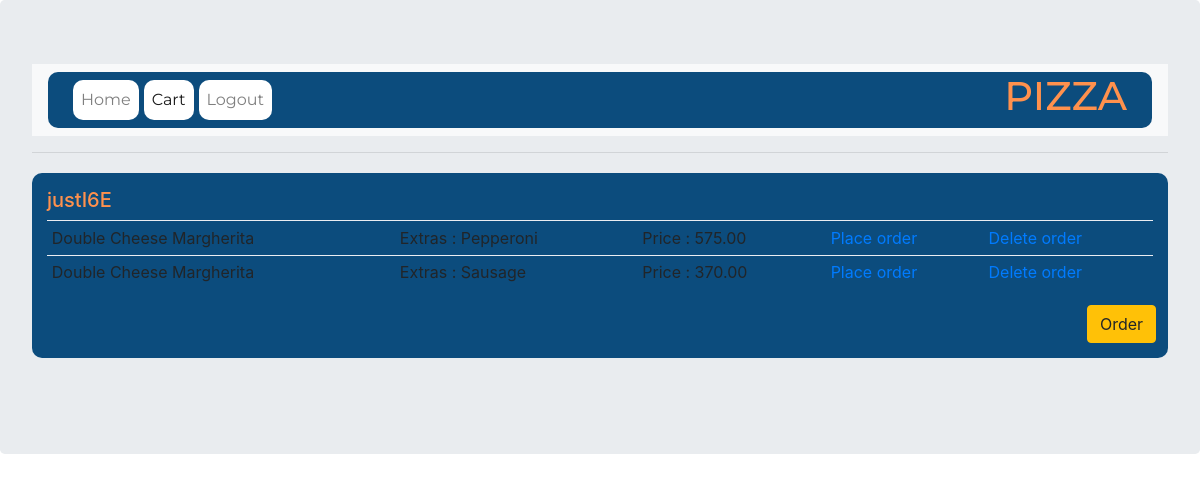
Screenshot of /show_cart (signed in) with the database file from the repository.
### orders/models.py (models this page shows)
class Cart(models.Model):
	item = models.CharField(max_length=64)
	price = models.DecimalField(max_digits=5,decimal_places=2)
	extras = models.CharField(max_length=64 , null=True, blank=True)
	user = models.ManyToManyField(User , related_name="member")

### orders/views.py (the view)
# urls.py: path("show_cart" , views.show_cart , name="show_cart"),
def show_cart(request):
    cart = Cart.objects.filter(user=request.user)
    context = {
        "cart": cart,
        "user": request.user.username
    }
    return render(request, "orders/cart.html", context)

### orders/templates/orders/cart.html (shortened to what this page needs)
{% extends "orders/base.html" %}
{% block body %}
<nav class="navbar navbar-expand-lg navbar-light bg-light" >
  	<div class="collapse navbar-collapse" id="navbarSupportedContent" style="
  	     background-color: #0C4C7D;
         border-radius: 10px;
         font-family: 'Montserrat', sans-serif;
         padding-left: 25px; padding-right: 25px;">
    <ul class="navbar-nav mr-auto">
      <li class="nav-item" style="background-color: white; border-radius: 10px;">
        <a class="nav-link" href="{% url 'index' %}" >Home</a>
      </li>
     <li class="nav-item active" style="background-color: white; border-radius: 10px; margin-left: 5px;">
        <a class="nav-link" href="{% url 'show_cart' %}">Cart</a>
      </li>
      <li class="nav-item" style="background-color: white; border-radius: 10px; margin-left: 5px;">
        <a class="nav-link" href="{% url 'logout' %}">Logout</a>
      </li>
    </ul>
    <h1>PIZZA</h1>
	</div>
</nav>
<hr>
<div class="jumbotron" style="
        background-color: #0C4C7D;
        border-radius: 10px;
        padding: 15px;
        margin-top: 20px;">
        <h5>{{ user }}</h5>
        <table class="table table-sm table-hover">
            {% for c in cart %}
            <tr>
                <td>{{ c.item }}</td>
                <td>Extras : {{c.extras}}</td>
                <td>Price : {{c.price}}</td>
                <td><a href="{% url 'place_order' c.item c.price c.extras c.pk %}">Place order</a></td>
                <td><a href="{% url 'delete_order' c.pk %}">Delete order</a></td>
            </tr>
            {% endfor %}
        </table>
    <div id="calculate_price" style="margin-left: 1040px">
        <button onclick="order()" class="btn btn-warning">Order</button>
    </div>
</div>
{% endblock %}

### orders/templates/orders/base.html (style rules this page uses)
.table { width: 100%; margin-bottom: 1rem; color: #212529; }
.table th, .table td { padding: 0.9375rem; vertical-align: top; border-top: 1px solid #ebedf2; }
.table-sm th, .table-sm td { padding: 0.3rem; }
body { color: #FF914D; }

### rows the page displays
Cart: item "Double Cheese Margherita", extras "Pepperoni", price "575.00"
Cart: item "Double Cheese Margherita", extras "Sausage", price "370.00"

### other values shown
{{ user }} "justI6E"
